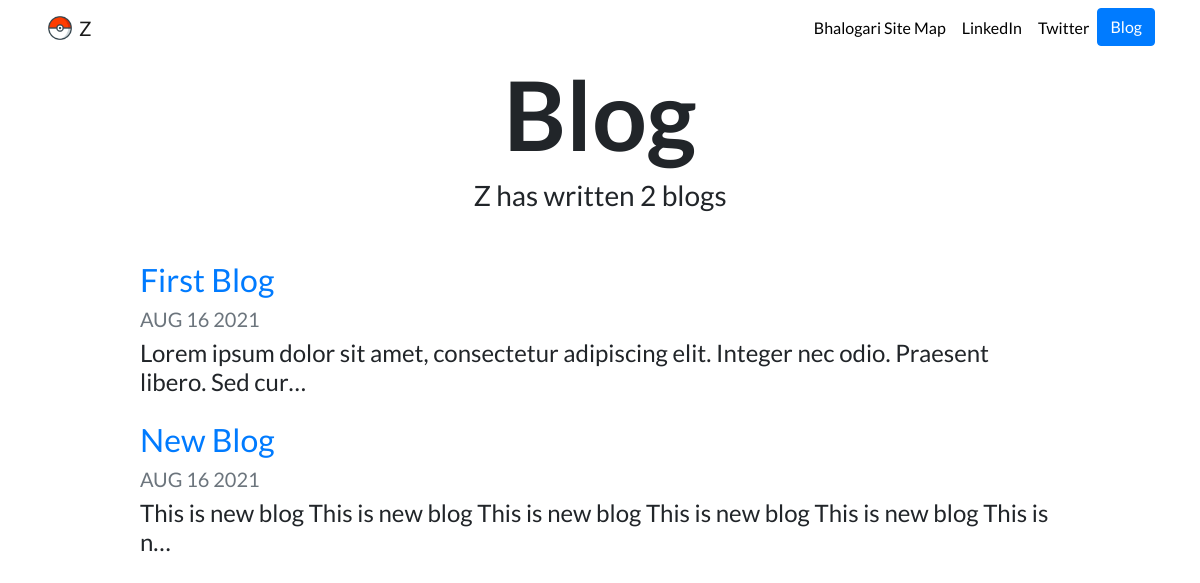
Screenshot of /blog/ with the database file from the repository.
### blog/models.py (models this page shows, shortened)
class Blog(models.Model):
    title = models.CharField(max_length=100)
    description = models.TextField()
    date = models.DateField()

### blog/views.py (the view)
# urls.py: path('', views.all_blogs, name='all_blogs'),
def all_blogs(request):
    blogs = Blog.objects.all()
    return render(request, 'blog/all_blogs.html', {'blogs': blogs})

### blog/templates/blog/all_blogs.html
{% extends 'personalPortfolio/base.html' %}
{% block content %}
<h1 id="blogtitle" class="font-weight-bold text-center">Blog</h1>
<h3 class="text-center mb-5">Z has written {{ blogs.count }} blog{{ blogs.count|pluralize }}</h3>
{% for blog in blogs %}
<div class="row justify-content-center my-3">
    <div class="col-md-10">
        <a href="{% url 'blog:details' blog.id %}">
            <h2>{{ blog.title }}</h2>
        </a>
        <h5 class="text-muted">{{ blog.date|date:'M d Y'|upper }}</h5>
        <h4>{{ blog.description|striptags|truncatechars:100 }}</h4>
    </div>
</div>
{% endfor %}
{% endblock %}

### personalPortfolio/static/personalPortfolio/custom.css (style rules this page uses)
body { font-family: 'Lato', sans-serif; }
#blogtitle { font-size: 6rem; }

### rows the page displays
Blog: title "First Blog", date "AUG 16 2021", description "Lorem ipsum dolor sit amet, consectetur adipiscing elit. Integer nec odio. Praesent libero. Sed cur…"
Blog: title "New Blog", date "AUG 16 2021", description "This is new blog This is new blog This is new blog This is new blog This is new blog This is n…"

### other values shown
{{ blogs.count }} "2"
